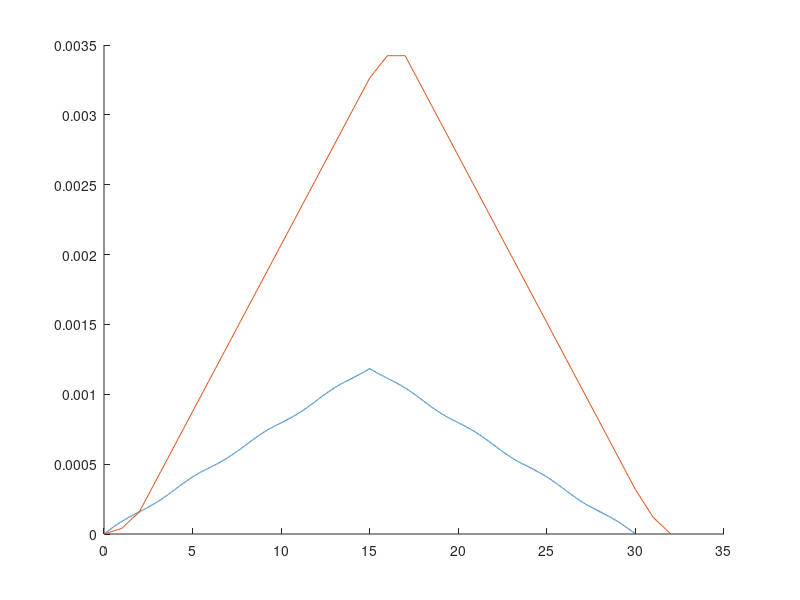

The MATLAB source for this figure:
% Code can be found at: https://github.com/torholmslettebak/master2016/tree/master/code

clf
% Lengt of bridge [m]
L = 30;
% Number of sensors
n = 2;
% Distance between sensors
n_d = 5;
%number of axles
n_a = 3
%distanse between axles
d_a = 1;
% Distane from reaction A to first sensor
L_a = 15;
% Distance from reaction A to furthest sensor
L_b = 25;

axleWeights = [5000 10000 15000];
clf


function [a, b, c, d] =  generateInfluenceLine(L, L_a)
	magnitude = L_a*(1- L_a / L);
	a = magnitude/L_a;
	b=0;
	c = -magnitude/(L-L_a);
	d = magnitude;
end

function [yValue,x] =  fillInfluenceLine(a, b, c, d, L_a, L)
	x1 = 0:0.001:L_a;
	x2 = L_a:0.001:L;
	y1 = a*x1 + b;
	y2 = c*(x2-L_a) + d;
	y2(1) = [];
	x2(1) = [];
	x = [x1, x2];
	y = [y1,y2];
	yValue = y;
	% plot(x,y)
end

% The first sensor
[a,b,c,d] = generateInfluenceLine(L, L_a)
[infS1, x1] = fillInfluenceLine(a,b,c,d, L_a, L);
hold on
% The second sensor
% [a,b,c,d] = generateInfluenceLine(L, L_b)
% [sensor2Vector, x2] = fillInfluenceLine(a,b,c,d, L_b, L);
% disp('length')
% length(infS1)
%  Now, lets introduce some moving loads, lets begin with 1
% The speed [m/s]
v = 1;  % should use 30 seconds to pass the bridge
% The load [N]
p1 = 10000;
% E modulus N/m^2
E = 200*10^9;
% Section modulus (IPE 300 m^3)
Z = 3.14e5 / (1000^3);
% Lets first try with only one sensor, sensor1 whose Influence data is stored in infS1
epsilonS1 = 0:0.001:30;
counter = 1;
for t = 0:0.001:30
	s = v*t;
	epsilonS1(counter) = infS1(counter) * p1 /(E*Z)    + 0.00001*sin(pi*t/2); %sin function for noise
	counter++;
end

% t - time vector, axleLoad in Newton, E - Elasticity modulus, Z - section modulus, v speed [m/s], infS influence line for sensor
function strain = calcStrainHistory(t, axleLoad, E, Z, v, infS, L)
	counter = 1;
	s = 0;
	strain = zeros(1, length(t));
	while s<L
		s=v*t
	end
end

plot(x1, epsilonS1)

timeAxlePosHistory = zeros(length(t), n_a +1);
% fill time

for i = 1:length(t)
	timeAxlePosHistory(i,1) = t(i);
end

function y = getOrdinateValue(a,b,c,d, pos, L_a)
	if (pos<=L_a)
		y = a*pos + b;
	else
		y =c*(pos-L_a) + d;
	end
	% disp(y);
end		

% needs the influence line, axle distance, and time stuff
function ordinateMatrix = createInfluenceOrdinateMatrix(t,axleWeights, v, L, a, b, c, d, L_a, d_a)
	numberOfAxles = length(axleWeights);
	ordinateMatrix = zeros(length(t), numberOfAxles);
	train = zeros(1,numberOfAxles);
	while sum(train) <numberOfAxles
		for i = 1:(length(t))
			s1 = v*t(i);
			if s1<=30
				y1 = getOrdinateValue(a, b, c, d, s1, L_a);
				ordinateVector = zeros(1,numberOfAxles);
				ordinateVector(1,1) = y1;
			else
				train(1,1) = 1;
			end
			% ordinateMatrix(1,1:numberOfAxles) = ordinateVector(1:numberOfAxles)
			if numberOfAxles>1
				for axle = 2:numberOfAxles
					% disp(d_a*(axle-1))
					if (s1 >= d_a*(axle-1)) && (s1 <= (L+ d_a*(axle-1)))
						ordinateVector(1,axle) = getOrdinateValue(a,b,c,d,s1-d_a*(axle-1), L_a);
					else
						train(1, axle) = 1;
					end

					% if s1-d_a*(axle-1) >30
					% 	train(1, axle) = 1;
					% end
				end
				% 
			end
			ordinateMatrix(i,1:numberOfAxles) = ordinateVector(1:numberOfAxles);
		end
	end
end

function strainHist = calcStrainHist(ordinateMatrix, axleWeights, E, Z)
	% strainHist =zeros(length(ordinateMatrix(:,1)),1);
	strainHist = (1/(E*Z)) * ordinateMatrix * transpose(axleWeights);
end

t = 0:0.1:( (L+(n_a -1)*d_a)/v);
ordinateMatrix = createInfluenceOrdinateMatrix(t, axleWeights, v, L, a, b, c, d, L_a, d_a);

strainHist = calcStrainHist(ordinateMatrix, axleWeights, E, Z)
plot(t, strainHist)
